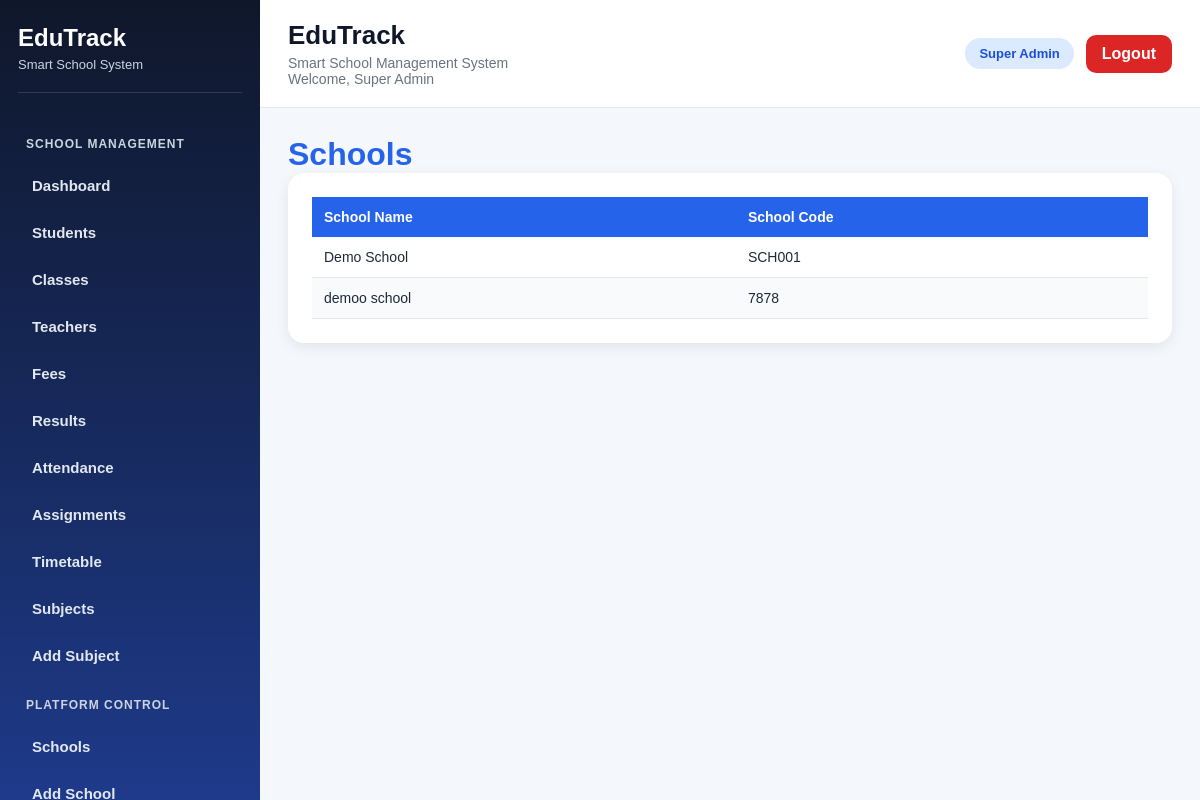
The page /schools (signed in) on the database its author committed.
### tables this page shows
CREATE TABLE schools (
            id INTEGER PRIMARY KEY AUTOINCREMENT,
            school_name TEXT NOT NULL,
            school_code TEXT UNIQUE NOT NULL
        );

### app.py (the view)
@app.route("/schools")
@login_required
@roles_required("super_admin")
def schools():
    school_list = fetch_all("SELECT * FROM schools ORDER BY school_name")
    return render_template("schools.html", schools=school_list)

### app.py (called while the page is built, shortened)
def is_postgres():
    return os.environ.get("DATABASE_URL") is not None

def get_db():
    if is_postgres():
        return psycopg2.connect(
            os.environ.get("DATABASE_URL"),
            cursor_factory=RealDictCursor
        )
    conn = sqlite3.connect(DB_PATH)
    conn.row_factory = sqlite3.Row
    return conn

def convert_query(query: str) -> str:
    if is_postgres():
        return query.replace("?", "%s")
    return query

def fetch_all(query, params=()):
    conn = get_db()
    cursor = conn.cursor()
    cursor.execute(convert_query(query), params)
    rows = cursor.fetchall()
    conn.close()
    return rows

def login_required(f):
    @wraps(f)
    def wrapper(*args, **kwargs):
        if "user_id" not in session:
            flash("Please log in first.", "warning")
            return redirect(url_for("login"))
        return f(*args, **kwargs)
    return wrapper

def roles_required(*allowed_roles):
    def decorator(f):
        @wraps(f)
        def wrapper(*args, **kwargs):
            if "user_id" not in session:
                flash("Please log in first.", "warning")
                return redirect(url_for("login"))
            role = session.get("role")
            return f(*args, **kwargs)
        return wrapper
    return decorator

### templates/schools.html (shortened to what this page needs)
{% extends "base.html" %}
{% block content %}
<h1 style="color:#2563eb;">Schools</h1>
<div style="background:white; padding:24px; border-radius:16px; box-shadow:0 4px 14px rgba(0,0,0,0.08);">
    <table style="width:100%; border-collapse:collapse;">
        <thead>
            <tr>
                <th style="background:#2563eb; color:white; padding:12px; text-align:left;">School Name</th>
                <th style="background:#2563eb; color:white; padding:12px; text-align:left;">School Code</th>
            </tr>
        </thead>
        <tbody>
            {% for school in schools %}
            <tr>
                <td style="padding:12px; border-bottom:1px solid #e5e7eb;">{{ school.school_name }}</td>
                <td style="padding:12px; border-bottom:1px solid #e5e7eb;">{{ school.school_code }}</td>
            </tr>
            {% endfor %}
        </tbody>
    </table>
</div>
{% endblock %}

### static/style.css (style rules this page uses)
* { margin: 0; padding: 0; box-sizing: border-box; }
body { font-family: Arial, sans-serif; background: #f4f7fb; color: #1f2937; }
table { width: 100%; border-collapse: collapse; background: white; }
table th { background: #eff6ff; color: #1e3a8a; text-align: left; padding: 14px; font-size: 14px; }
table td { padding: 14px; border-bottom: 1px solid #e5e7eb; font-size: 14px; }
table th { background: #1e3a8a; color: white; font-weight: 600; }
table tr:nth-child(even) { background: #f8fafc; }

### rows shown on the page
schools: school_name "Demo School", school_code "SCH001"
schools: school_name "demoo school", school_code "7878"

### other values the page prints
{{ session.get('full_name', 'User') }} "Super Admin"
{{ session.get('role', 'user')|replace('_', ' ')|title }} "Super Admin"
